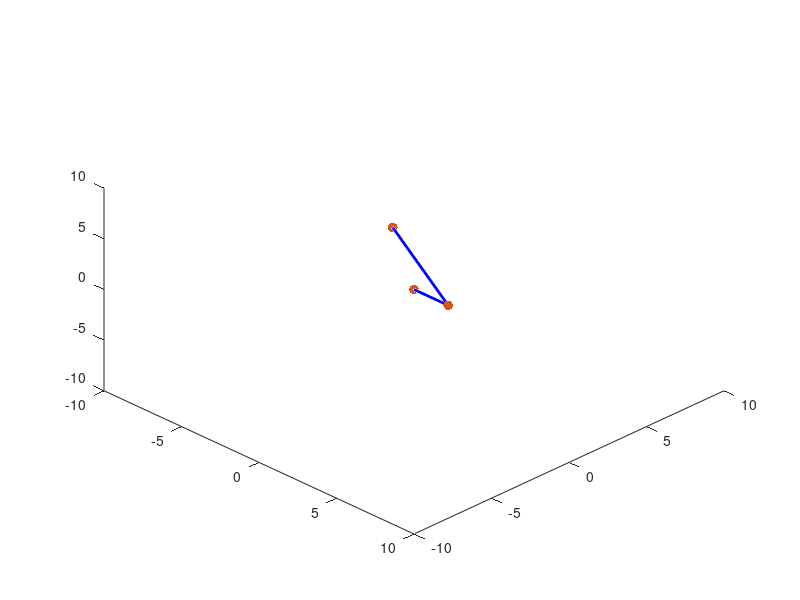

Recreate this plot in MATLAB.
function robot_arm_Sumith_v2()
clc;clear;

d1 = 2.2;
d2 = 4;

x0 = [0; 0 ; 0; 0];
x1 = [d1; 0 ; 0; 0];
x2 = [d1+d2; 0; 0; 0];

rotate3d on;


for i = 0:10:360
    x = [x0(1) x1(1) x2(1)];
    y = [x0(2) x1(2) x2(2)];
    z = [x0(3) x1(3) x2(3)];
    
    Rz = rot_z(10);
    x1= Rz*x1;
    
    x2 = rot_z(10)*rot_z(24)*(x2);
    
    plot3(x,y,z,'linewidth',2,'color','blue')
    hold on;
    xlim([-10, 10]);
    ylim([-10, 10]);
    zlim([-10, 10]);
    scatter3(x,y,z, 50,'red','filled');
    view(45,45)
    hold off;
    pause(0.1);
    i
end

disp('stop thats all');

end

function Rx = rot_x(theta)
Rx = [1  0 0 0;...
    0 cosd(theta) -sind(theta) 0;...
    0 sind(theta) cosd(theta) 0; ...
    0 0 0 1];
end

function Ry = rot_y(theta)
Ry = [cosd(theta) 0 -sind(theta) 0;...
    0 1 0 0;...
    sind(theta) 0 cosd(theta) 0; ...
    0 0 0 1];
end

function Rz = rot_z(theta)
Rz = [cosd(theta) -sind(theta) 0 0; ...
    sind(theta) cosd(theta) 0 0; ...
    0 0 1 0; ...
    0 0 0 1];
end
